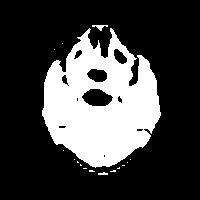

The Python source for this figure:
#!/usr/bin/env python

# Clip a medical CT slice using vtkClipDataSet with an outline.

import os

# Factory overrides
import vtkmodules.vtkInteractionStyle  # noqa: F401
import vtkmodules.vtkRenderingOpenGL2  # noqa: F401

from vtkmodules.vtkFiltersGeneral import vtkClipDataSet
from vtkmodules.vtkFiltersModeling import vtkOutlineFilter
from vtkmodules.vtkIOImage import vtkVolume16Reader
from vtkmodules.vtkRenderingCore import (
    vtkActor,
    vtkDataSetMapper,
    vtkPolyDataMapper,
    vtkRenderWindow,
    vtkRenderWindowInteractor,
    vtkRenderer,
)

# Data directory
data_dir = os.environ.get("VPE_DATA_DIR", os.path.dirname(os.path.abspath(__file__)))

# Read CT head data
v16 = vtkVolume16Reader()
v16.SetDataDimensions(64, 64)
v16.GetOutput().SetOrigin(0.0, 0.0, 0.0)
v16.SetDataByteOrderToLittleEndian()
v16.SetFilePrefix(os.path.join(data_dir, "headsq", "quarter"))
v16.SetImageRange(45, 45)
v16.SetDataSpacing(3.2, 3.2, 1.5)
v16.Update()

# Clip the pixel data
clip = vtkClipDataSet()
clip.SetInputConnection(v16.GetOutputPort())
clip.SetValue(1000)

clip_mapper = vtkDataSetMapper()
clip_mapper.SetInputConnection(clip.GetOutputPort())
clip_mapper.ScalarVisibilityOff()

clip_actor = vtkActor()
clip_actor.SetMapper(clip_mapper)

# Outline around the data
outline = vtkOutlineFilter()
outline.SetInputConnection(v16.GetOutputPort())

outline_mapper = vtkPolyDataMapper()
outline_mapper.SetInputConnection(outline.GetOutputPort())

outline_actor = vtkActor()
outline_actor.SetMapper(outline_mapper)
outline_actor.VisibilityOff()

# Renderer
renderer = vtkRenderer()
renderer.AddActor(outline_actor)
renderer.AddActor(clip_actor)
renderer.SetBackground(0, 0, 0)

# Window
render_window = vtkRenderWindow()
render_window.AddRenderer(renderer)
render_window.SetSize(200, 200)
render_window.SetWindowName("clip image")

# Interactor
interactor = vtkRenderWindowInteractor()
interactor.SetRenderWindow(render_window)

interactor.Initialize()
interactor.Start()
